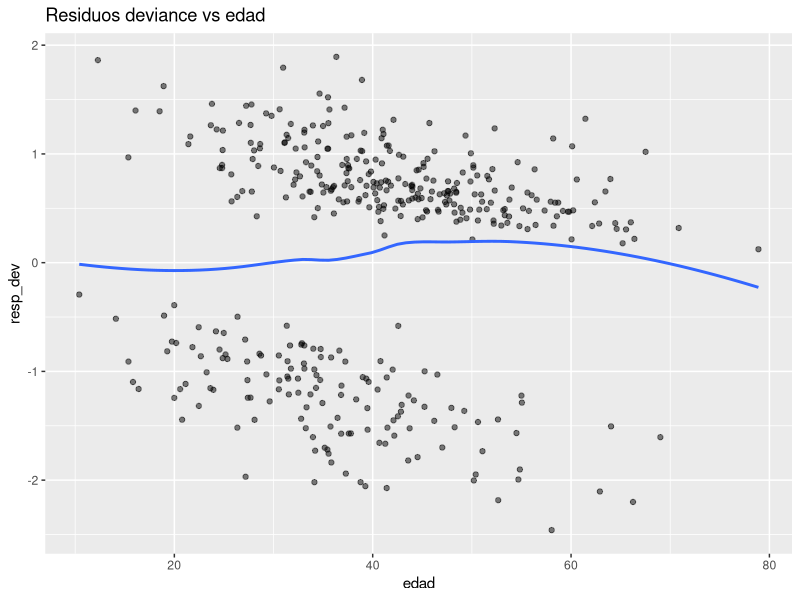
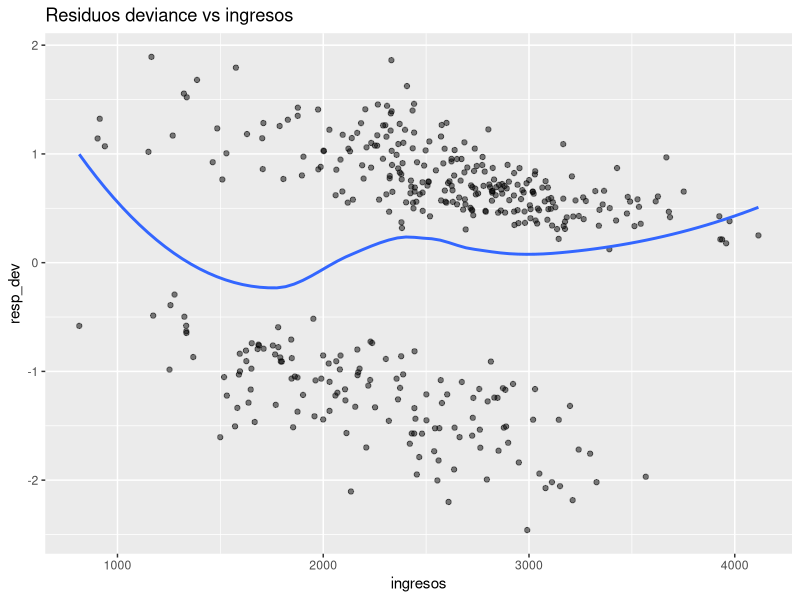
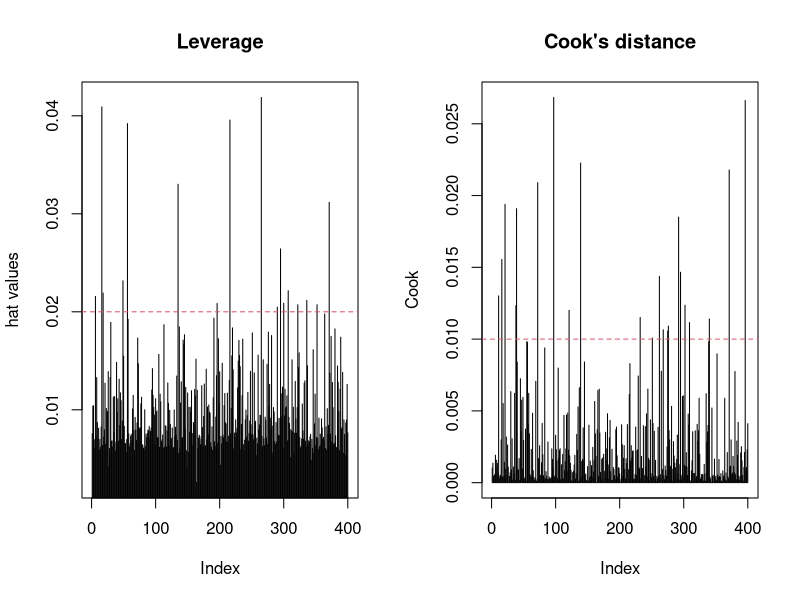
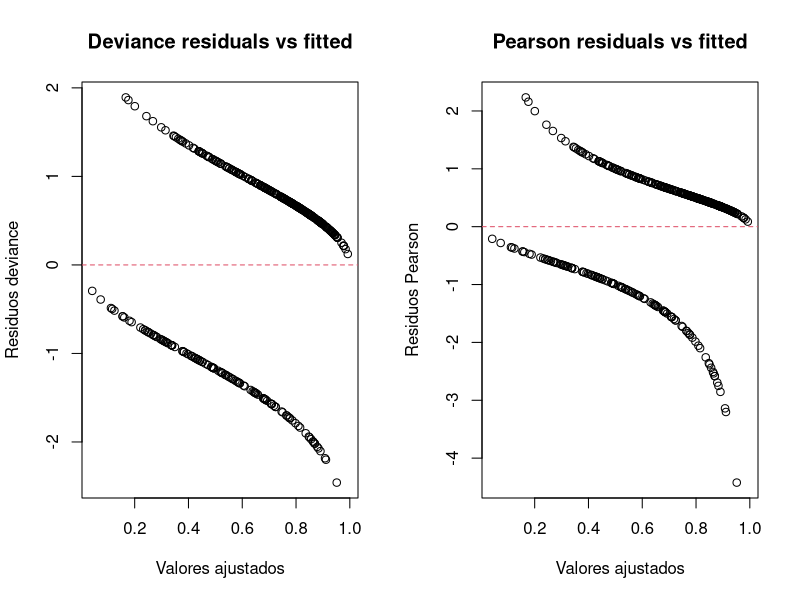
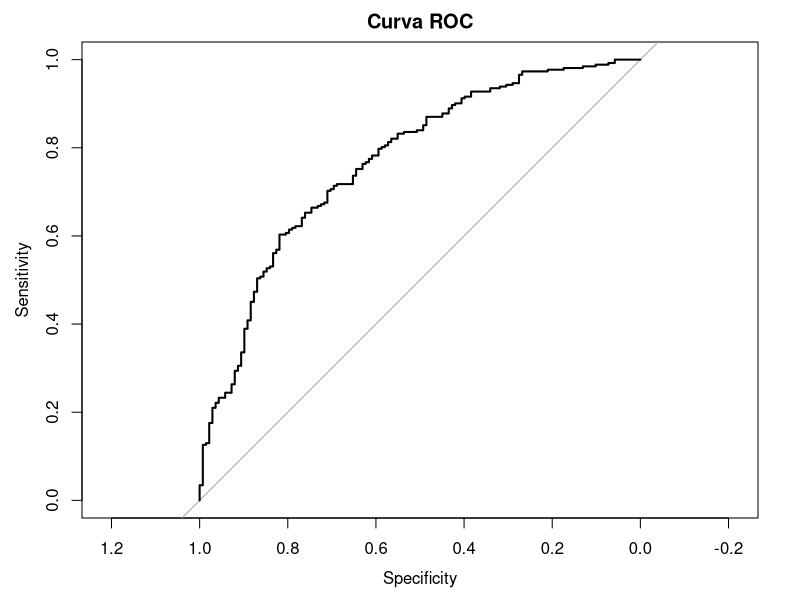
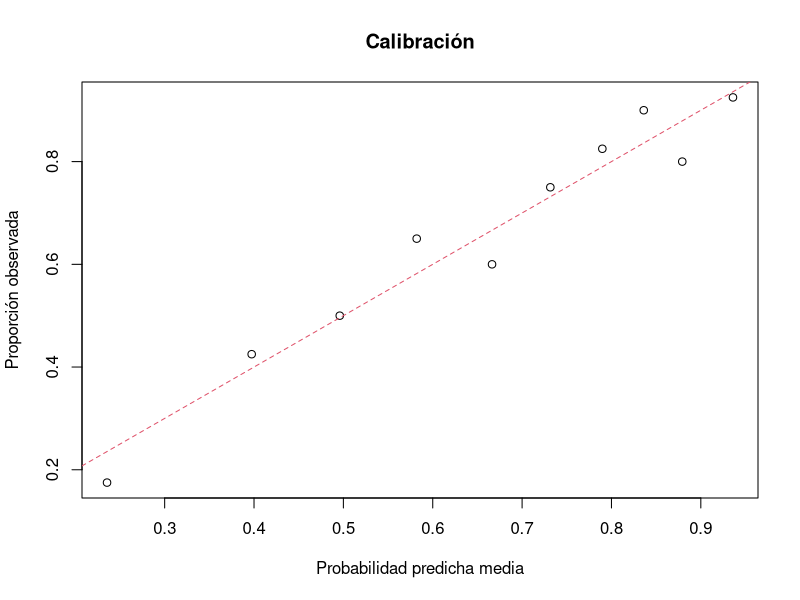

Source code (R) for these figures, in order: (Note: this script raises an error after producing the figures.)
set.seed(123)

# -----------------------------
# 1. Simular datos
# -----------------------------
n <- 400

edad <- rnorm(n, mean = 40, sd = 12)
ingresos <- rnorm(n, mean = 2500, sd = 600)
sexo <- factor(sample(c("Mujer", "Hombre"), n, replace = TRUE))

# Predictor lineal verdadero
eta <- -6 + 0.08*edad + 0.0012*ingresos + 0.7*(sexo == "Hombre")

# Probabilidad verdadera
p <- 1 / (1 + exp(-eta))

# Respuesta binaria
y <- rbinom(n, size = 1, prob = p)

datos_logit <- data.frame(y, edad, ingresos, sexo)

# -----------------------------
# 2. Ajustar modelo logístico
# -----------------------------
mod_logit <- glm(y ~ edad + ingresos + sexo,
                 family = binomial(link = "logit"),
                 data = datos_logit)

summary(mod_logit)

# Hay que verificar que la especificación funcional sea razonable.
# En logística no se exige que Y sea lineal en X, sino que el logit sea lineal.
# Entonces hay que revisar si edad e ingresos entran bien de forma lineal o 
# si convendrían transformaciones, polinomios o splines.
# Comparar con términos no lineales
mod_logit_quad <- glm(y ~ edad + I(edad^2) + ingresos + I(ingresos^2) + sexo,
                      family = binomial,
                      data = datos_logit)

anova(mod_logit, mod_logit_quad, test = "Chisq")
# Si los términos cuadrados mejoran mucho el ajuste, sospechamos no linealidad.

## Gráfico de residuos parciales aproximado
# No existe el mismo “partial residual plot” clásico que en lineal, 
# pero una forma útil es comparar con suavizados.

library(ggplot2)

datos_logit$pred <- predict(mod_logit, type = "response")
datos_logit$eta_hat <- predict(mod_logit, type = "link")
datos_logit$resp_dev <- residuals(mod_logit, type = "deviance")

ggplot(datos_logit, aes(x = edad, y = resp_dev)) +
  geom_point(alpha = 0.5) +
  geom_smooth(se = FALSE) +
  labs(title = "Residuos deviance vs edad")

ggplot(datos_logit, aes(x = ingresos, y = resp_dev)) +
  geom_point(alpha = 0.5) +
  geom_smooth(se = FALSE) +
  labs(title = "Residuos deviance vs ingresos")
# No buscamoss “nube normal”, sino patrones fuertes.
# Si el suavizado muestra curvatura clara, 
# el predictor puede estar mal especificado.


## Observaciones influyentes y leverage
hat_vals <- hatvalues(mod_logit)
cook_vals <- cooks.distance(mod_logit)
dfb <- dfbetas(mod_logit)

summary(hat_vals)
summary(cook_vals)

par(mfrow = c(1, 2))
plot(hat_vals, type = "h", main = "Leverage", ylab = "hat values")
abline(h = 2*mean(hat_vals), lty = 2, col = 2)

plot(cook_vals, type = "h", main = "Cook's distance", ylab = "Cook")
abline(h = 4/nrow(datos_logit), lty = 2, col = 2)
par(mfrow = c(1, 1))

# Mostramos las problemáticas
which(hat_vals > 2*mean(hat_vals))
which(cook_vals > 4/nrow(datos_logit))

## Residuos
# En GLM residuos deviance y Pearson
res_dev <- residuals(mod_logit, type = "deviance")
res_pear <- residuals(mod_logit, type = "pearson")
ajustados <- fitted(mod_logit)

par(mfrow = c(1, 2))
plot(ajustados, res_dev,
     xlab = "Valores ajustados", ylab = "Residuos deviance",
     main = "Deviance residuals vs fitted")
abline(h = 0, lty = 2, col = 2)

plot(ajustados, res_pear,
     xlab = "Valores ajustados", ylab = "Residuos Pearson",
     main = "Pearson residuals vs fitted")
abline(h = 0, lty = 2, col = 2)
par(mfrow = c(1, 1))
# No comprobamos homocedasticidad como en lineal.
# Buscamos son patrones raros, grupos sistemáticos o puntos extremos.
# Por ejemplo, ese punto muy abajo a la derecha en Pearson residuals.
# Eso significa: p_i alta pero y_i=0
# El modelo estaba muy confiado en que sería 1, y falló.
# Ese punto puede ser: una observación rara, una posible influyente
# un indicio de mala especificación, o simplemente un caso poco probable pero posible
#  revisar leverage y Cook.


## Separación 
# En logística puede pasar que una covariable separe casi perfectamente los 0 y 1.
# Síntomas: coeficientes enormes, errores estándar enormes, warnings de convergencia
summary(mod_logit)

## Bondad de ajuste global
# Deviance y comparación con modelo nulo
mod_nulo <- glm(y ~ 1, family = binomial, data = datos_logit)
anova(mod_nulo, mod_logit, test = "Chisq")

# pseudo r2
library(pscl)
pR2(mod_logit)

##  Capacidad predictiva y calibración
prob_hat <- predict(mod_logit, type = "response")
pred_clase <- ifelse(prob_hat > 0.5, 1, 0)

table(Predicho = pred_clase, Observado = datos_logit$y)
mean(pred_clase == datos_logit$y)

library(pROC)

roc_obj <- roc(datos_logit$y, prob_hat)
plot(roc_obj, main = "Curva ROC")
auc(roc_obj)

## Calibración simple por grupos
datos_logit$grupo <- cut(prob_hat,
                         breaks = quantile(prob_hat, probs = seq(0, 1, 0.1)),
                         include.lowest = TRUE)

calib <- aggregate(cbind(obs = y, pred = prob_hat) ~ grupo,
                   data = datos_logit,
                   FUN = mean)

print(calib)

plot(calib$pred, calib$obs,
     xlab = "Probabilidad predicha media",
     ylab = "Proporción observada",
     main = "Calibración")
abline(0, 1, col = 2, lty = 2)
# Si los puntos quedan cerca de la diagonal, la calibración va bien.
library(car)
residualPlots(mod_logit)


## Resumen logística:
# Ajuste
mod <- glm(y ~ x1 + x2, family = binomial, data = datos)

# Residuos
plot(fitted(mod), residuals(mod, type="deviance"))
plot(fitted(mod), residuals(mod, type="pearson"))

# Influencia
plot(hatvalues(mod), type="h")
plot(cooks.distance(mod), type="h")

# No linealidad
mod2 <- glm(y ~ x1 + I(x1^2) + x2, family = binomial, data = datos)
anova(mod, mod2, test = "Chisq")
